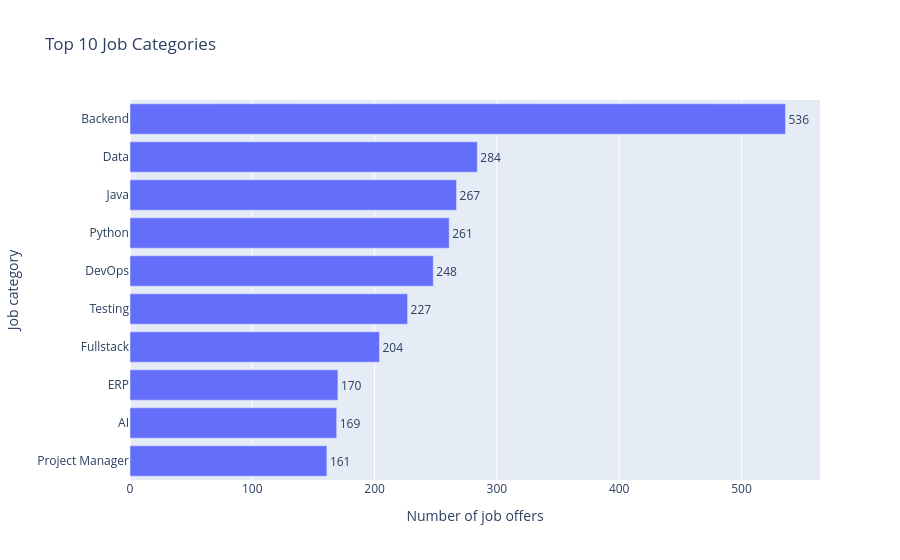

Notebook source saved alongside this figure:
### Code cell
top_10_categories = (
    top_categories_exploded
    .head(10)
    .sort_values(
        "job_offers",
        ascending=True
    )
)

fig = px.bar(
    top_10_categories,
    x="job_offers",
    y="category",
    orientation="h",
    text="job_offers",
    title="Top 10 Job Categories",
    labels={
        "job_offers": "Number of job offers",
        "category": "Job category"
    }
)

fig.update_traces(
    textposition="outside"
)

fig.update_layout(
    showlegend=False
)

fig.show()

### Figure 1 — Plotly figure (JSON) as saved in the notebook; plotly's stock layout.template omitted (floating-point values rounded to 4 significant figures)
{"data": [{"hovertemplate": "Number of job offers=%{text}<br>Job category=%{y}<extra></extra>", "legendgroup": "", "marker": {"color": "#636efa", "pattern": {"shape": ""}}, "name": "", "orientation": "h", "showlegend": false, "text": [161.0, 169.0, 170.0, 204.0, 227.0, 248.0, 261.0, 267.0, 284.0, 536.0], "textposition": "outside", "type": "bar", "x": [161, 169, 170, 204, 227, 248, 261, 267, 284, 536], "xaxis": "x", "y": ["Project Manager", "AI", "ERP", "Fullstack", "Testing", "DevOps", "Python", "Java", "Data", "Backend"], "yaxis": "y"}], "layout": {"barmode": "relative", "legend": {"tracegroupgap": 0}, "showlegend": false, "title": {"text": "Top 10 Job Categories"}, "xaxis": {"anchor": "y", "domain": [0, 1], "title": {"text": "Number of job offers"}}, "yaxis": {"anchor": "x", "domain": [0, 1], "title": {"text": "Job category"}}}}
